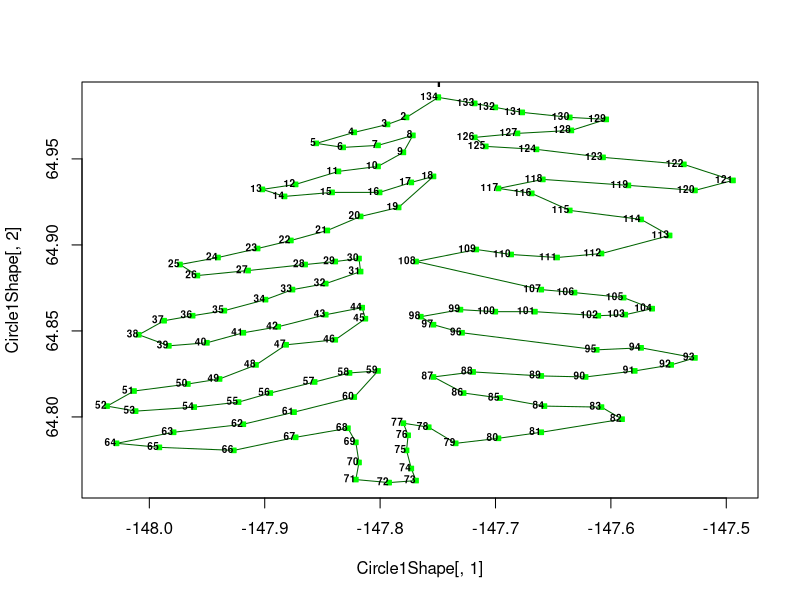

Recreate this plot in R.
#
# Area of the Christmas Tree shape.
#
# bayesianlogic@acm.org, begun 15th December 2010.
# Last changed 16th December 2010.

require(geosphere)

# Earth radius, in km
Re<- 6370

Circle1Shape<- cbind(
  c(-147.749634,-147.777100,-147.793579,-147.822418,-147.855377,-147.832031,-147.801819,-147.771606,-147.779846,
    -147.801819,-147.836151,-147.873230,-147.902069,-147.882843,-147.841644,-147.800446,-147.772980,-147.753754,
    -147.783966,-147.816925,-147.845764,-147.877350,-147.906189,-147.940521,-147.973480,-147.958374,-147.914429,
    -147.864990,-147.838898,-147.818298,-147.816925,-147.847137,-147.875977,-147.899323,-147.935028,-147.962494,
    -147.987213,-148.009186,-147.983093,-147.950134,-147.918549,-147.888336,-147.847137,-147.815552,-147.812805,
    -147.838898,-147.881470,-147.907562,-147.939148,-147.966614,-148.013306,-148.036652,-148.011932,-147.961121,
    -147.922668,-147.895203,-147.856750,-147.826538,-147.801819,-147.822418,-147.874603,-147.918549,-147.978973,
    -148.028412,-147.991333,-147.926788,-147.873230,-147.827911,-147.821045,-147.818298,-147.821045,-147.792206,
    -147.768860,-147.772980,-147.777100,-147.775726,-147.779846,-147.757874,-147.734528,-147.697449,-147.660370,
    -147.590332,-147.608185,-147.657623,-147.696075,-147.727661,-147.753754,-147.719421,-147.660370,-147.621918,
    -147.579346,-147.547760,-147.527161,-147.573853,-147.612305,-147.729034,-147.753754,-147.764740,-147.730408,
    -147.700195,-147.665863,-147.610931,-147.587585,-147.564240,-147.588959,-147.631531,-147.660370,-147.768860,
    -147.716675,-147.686462,-147.646637,-147.608185,-147.549133,-147.573853,-147.635651,-147.668610,-147.697449,
    -147.658997,-147.584839,-147.527161,-147.494202,-147.536774,-147.606812,-147.664490,-147.708435,-147.718048,
    -147.680969,-147.634277,-147.604065,-147.635651,-147.676849,-147.700195,-147.718048,-147.749634),
   c(64.985748,64.974129,64.970062,64.965416,64.959023,64.956696,64.957863,64.963669,64.953789,64.945648,64.942741,
    64.935181,64.932274,64.928200,64.930527,64.930527,64.936340,64.939835,64.921799,64.916557,64.908401,64.902580,
    64.897919,64.892677,64.888596,64.882187,64.885101,64.888596,64.890343,64.892090,64.884514,64.877518,64.874023,
    64.868195,64.861778,64.858856,64.855942,64.847771,64.841347,64.843102,64.848938,64.852440,64.859444,64.863525,
    64.857109,64.844849,64.841934,64.830254,64.822075,64.819153,64.815063,64.806297,64.803375,64.805710,64.808632,
    64.813896,64.820320,64.825584,64.826752,64.811554,64.802788,64.795769,64.791092,64.784660,64.782318,64.780563,
    64.788170,64.793434,64.785240,64.773537,64.763588,64.761833,64.763000,64.770027,64.780563,64.789337,64.796356,
    64.794014,64.784660,64.787582,64.791092,64.798698,64.805710,64.806297,64.810974,64.813896,64.823242,64.826164,
    64.823830,64.823242,64.826752,64.830254,64.834343,64.840179,64.839012,64.848938,64.853607,64.858276,64.862358,
    64.861191,64.861191,64.858856,64.859444,64.862938,64.869354,64.872276,64.874023,64.890343,64.897339,64.894424,
    64.892677,64.895004,64.905495,64.914810,64.920052,64.929939,64.932854,64.938087,64.934601,64.931686,64.937508,
    64.946815,64.950882,64.955536,64.957275,64.962509,64.964836,64.966576,64.972969,64.974129,64.977036,64.979942,
    64.982262,64.985748))
    

A.christmas.tree.Conventional.r<- areaPolygon(x=Circle1Shape, r=Re*1000)/1e6
A.christmas.tree.standard.r<- areaPolygon(x=Circle1Shape)/1e6

# Areas of Christmas Tree

cat(paste(sep="", "Area of Tree with project's conventional radius of Earth, fby Area with standard radius, in square kilometers:\n"))

print(c(A.christmas.tree.Conventional.r, A.christmas.tree.standard.r))


plot(Circle1Shape[,1], Circle1Shape[,2], type="l", col="darkgreen", lwd=1 )
points(Circle1Shape[,1], Circle1Shape[,2], pch=22, cex=0.7, col="green", bg="green")

m<- nrow(Circle1Shape)

text(Circle1Shape[1,1], Circle1Shape[1,2], labels=sprintf("%d", 1), cex=1, font=2, pos=3)
text(Circle1Shape[2:m,1], Circle1Shape[2:m,2], labels=sapply(X=seq(2,m,1), FUN=function(n) sprintf("%d", n)), 
     cex=0.6, font=2, pos=2, offset=0)
